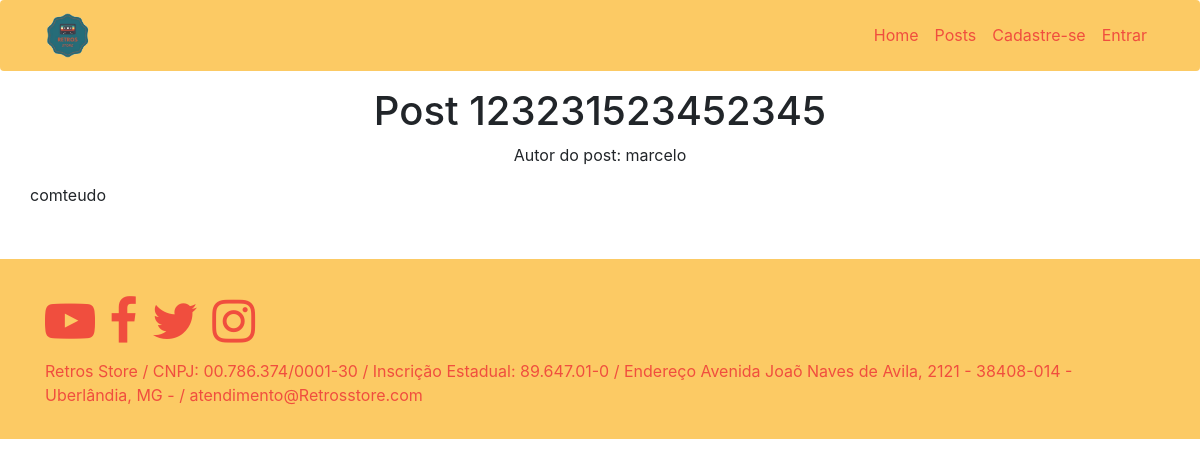
/post/1, run on the app's committed database.
### flaskblog/models.py (models this page shows, shortened)
class Post(db.Model):
    id = db.Column(db.Integer, primary_key=True)
    title = db.Column(db.String(100), nullable=False)
    date_posted = db.Column(db.DateTime, nullable=False, default=datetime.utcnow)
    content = db.Column(db.Text, nullable=False)
    user_id = db.Column(db.Integer, db.ForeignKey('user.id'), nullable=False)

class User(db.Model, UserMixin):
    id = db.Column(db.Integer, primary_key=True)
    username = db.Column(db.String(20), unique=True, nullable=False)
    email = db.Column(db.String(120), unique=True, nullable=False)
    image_file = db.Column(db.String(20), nullable=False, default='default.jpg')
    password = db.Column(db.String(60), nullable=False)
    posts = db.relationship('Post', backref='author', lazy=True)

### flaskblog/routes.py (the view)
@app.route("/post/<int:post_id>")
def post(post_id):
    post = Post.query.get_or_404(post_id)
    return render_template('post.html', title=post.title, post=post)

### flaskblog/templates/post.html
{% extends "layout.html" %}
{% block content %}
    <div class="container py-3">
        <div class="row text-center">
            <div class="col-md-12 h1">
                {{ post.title }}
            </div>
            <div class="col-md-12">
                Autor do post: {{ post.author.username }}
            </div>
        </div>
        <div class="row py-3">
            {{ post.content }}
        </div>
    </div>
{% endblock content %}

### data on the page
Post: title "Post 123231523452345", content "comteudo"
User: author.username "marcelo"
